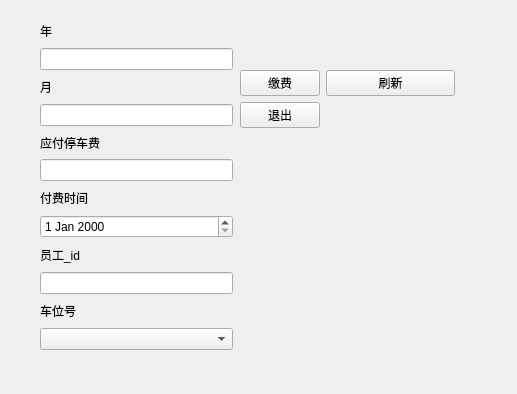
<?xml version="1.0" encoding="UTF-8"?>
<ui version="4.0">
 <class>parking_fee</class>
 <widget class="QWidget" name="parking_fee">
  <property name="geometry">
   <rect>
    <x>0</x>
    <y>0</y>
    <width>517</width>
    <height>394</height>
   </rect>
  </property>
  <property name="windowTitle">
   <string>parking_fee</string>
  </property>
  <widget class="QWidget" name="widget" native="true">
   <property name="geometry">
    <rect>
     <x>240</x>
     <y>70</y>
     <width>215</width>
     <height>85</height>
    </rect>
   </property>
   <layout class="QFormLayout" name="formLayout">
    <item row="0" column="0">
     <widget class="QPushButton" name="pushButton">
      <property name="text">
       <string>缴费</string>
      </property>
     </widget>
    </item>
    <item row="0" column="1">
     <widget class="QPushButton" name="new_pushButton">
      <property name="text">
       <string>刷新</string>
      </property>
     </widget>
    </item>
    <item row="1" column="0">
     <widget class="QPushButton" name="exit_pushButton">
      <property name="text">
       <string>退出</string>
      </property>
     </widget>
    </item>
   </layout>
  </widget>
  <widget class="QLabel" name="is_paid_label">
   <property name="geometry">
    <rect>
     <x>240</x>
     <y>180</y>
     <width>231</width>
     <height>91</height>
    </rect>
   </property>
   <property name="text">
    <string/>
   </property>
  </widget>
  <widget class="QWidget" name="widget_2" native="true">
   <property name="geometry">
    <rect>
     <x>40</x>
     <y>20</y>
     <width>193</width>
     <height>330</height>
    </rect>
   </property>
   <layout class="QVBoxLayout" name="verticalLayout">
    <item>
     <widget class="QLabel" name="label">
      <property name="text">
       <string>年</string>
      </property>
     </widget>
    </item>
    <item>
     <widget class="QLineEdit" name="year_lineEdit">
      <property name="readOnly">
       <bool>true</bool>
      </property>
     </widget>
    </item>
    <item>
     <widget class="QLabel" name="label_2">
      <property name="text">
       <string>月</string>
      </property>
     </widget>
    </item>
    <item>
     <widget class="QLineEdit" name="month_lineEdit">
      <property name="readOnly">
       <bool>true</bool>
      </property>
     </widget>
    </item>
    <item>
     <widget class="QLabel" name="label_3">
      <property name="text">
       <string>应付停车费</string>
      </property>
     </widget>
    </item>
    <item>
     <widget class="QLineEdit" name="due_payment_lineEdit">
      <property name="readOnly">
       <bool>true</bool>
      </property>
     </widget>
    </item>
    <item>
     <widget class="QLabel" name="label_5">
      <property name="text">
       <string>付费时间</string>
      </property>
     </widget>
    </item>
    <item>
     <widget class="QDateEdit" name="paid_dateEdit"/>
    </item>
    <item>
     <widget class="QLabel" name="label_6">
      <property name="text">
       <string>员工_id</string>
      </property>
     </widget>
    </item>
    <item>
     <widget class="QLineEdit" name="staff_id_lineEdit">
      <property name="readOnly">
       <bool>true</bool>
      </property>
     </widget>
    </item>
    <item>
     <widget class="QLabel" name="label_4">
      <property name="text">
       <string>车位号</string>
      </property>
     </widget>
    </item>
    <item>
     <widget class="QComboBox" name="parking_id_comboBox"/>
    </item>
   </layout>
  </widget>
 </widget>
 <resources/>
 <connections>
  <connection>
   <sender>exit_pushButton</sender>
   <signal>clicked()</signal>
   <receiver>parking_fee</receiver>
   <slot>close()</slot>
   <hints>
    <hint type="sourcelabel">
     <x>356</x>
     <y>304</y>
    </hint>
    <hint type="destinationlabel">
     <x>307</x>
     <y>348</y>
    </hint>
   </hints>
  </connection>
 </connections>
</ui>
